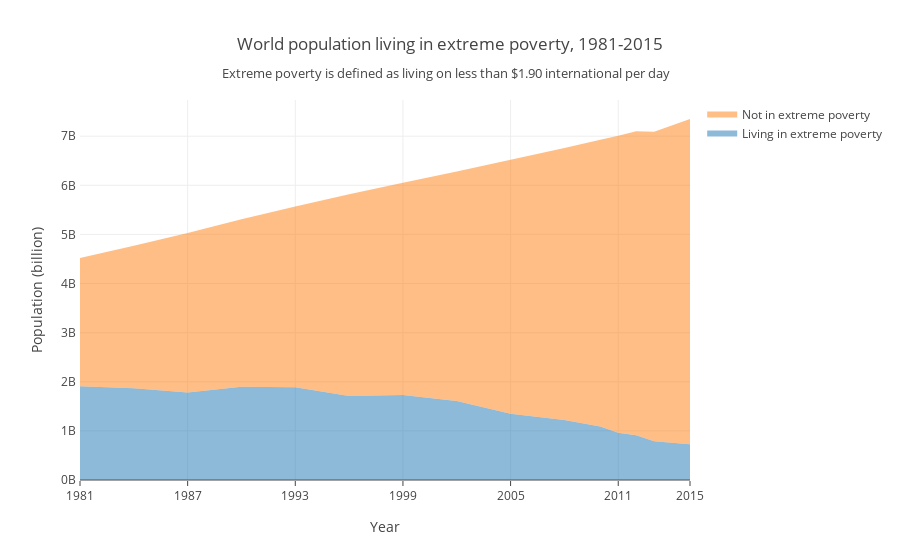

The code cell stored with this chart in its notebook:
### Code cell
trace1 = go.Scatter(
    x=data_poverty['Year'],
    y=data_poverty['Number of people living in extreme poverty (people)'],
    stackgroup='one',
    mode='none',
    name='Living in extreme poverty',
    hoverinfo='y'
)

trace2 = go.Scatter(
    x=data_poverty['Year'],
    y=data_poverty['Number of people not in extreme poverty (people)'],
    stackgroup='one',
    mode='none',
    name='Not in extreme poverty ',
    hoverinfo='y'
)

data = [trace1, trace2]

layout = go.Layout(
    xaxis = go.layout.XAxis(
        tickmode='array',
        tickvals=np.concatenate((np.arange(1981, 2012, step=6), np.array([2015])), axis=0),
        title='Year',
        ticklen=5
    ),
    yaxis = go.layout.YAxis(
        title='Population (billion)',
        ticksuffix='B ',       
    ),
    title='World population living in extreme poverty, 1981-2015',
    annotations=[
        dict(
        text='Extreme poverty is defined as living on less than $1.90 international per day',
        font=dict(size=13),
        showarrow=False,
        x=0.6,
        y=1.1,
        xref='paper',
        yref='paper'

        )
    ]
)

fig = go.Figure(
    data = data,
    layout = layout
)

py(fig, filename='stacked-area-char')

### Figure 1 — Plotly figure (JSON) as saved in the notebook; plotly's stock layout.template omitted (floating-point values rounded to 4 significant figures)
{"data": [{"hoverinfo": "y", "mode": "none", "name": "Living in extreme poverty", "stackgroup": "one", "type": "scatter", "uid": "a97f3839-9d9d-45c7-9f2c-a421620795f2", "x": [1981, 1984, 1987, 1990, 1993, 1996, 1999, 2002, 2005, 2008, 2010, 2011, 2012, 2013, 2015], "y": [1.91, 1.87, 1.78, 1.9, 1.89, 1.71, 1.73, 1.61, 1.35, 1.22, 1.09, 0.96, 0.91, 0.79, 0.73]}, {"hoverinfo": "y", "mode": "none", "name": "Not in extreme poverty ", "stackgroup": "one", "type": "scatter", "uid": "81a378f9-fdde-484e-a5cc-80512602b980", "x": [1981, 1984, 1987, 1990, 1993, 1996, 1999, 2002, 2005, 2008, 2010, 2011, 2012, 2013, 2015], "y": [2.61, 2.9, 3.25, 3.41, 3.68, 4.11, 4.32, 4.67, 5.17, 5.54, 5.84, 6.05, 6.19, 6.3, 6.62]}], "layout": {"annotations": [{"font": {"size": 13}, "showarrow": false, "text": "Extreme poverty is defined as living on less than $1.90 international per day", "x": 0.6, "xref": "paper", "y": 1.1, "yref": "paper"}], "title": {"text": "World population living in extreme poverty, 1981-2015"}, "xaxis": {"ticklen": 5, "tickmode": "array", "tickvals": [1981, 1987, 1993, 1999, 2005, 2011, 2015], "title": {"text": "Year"}}, "yaxis": {"ticksuffix": "B ", "title": {"text": "Population (billion)"}}}}
